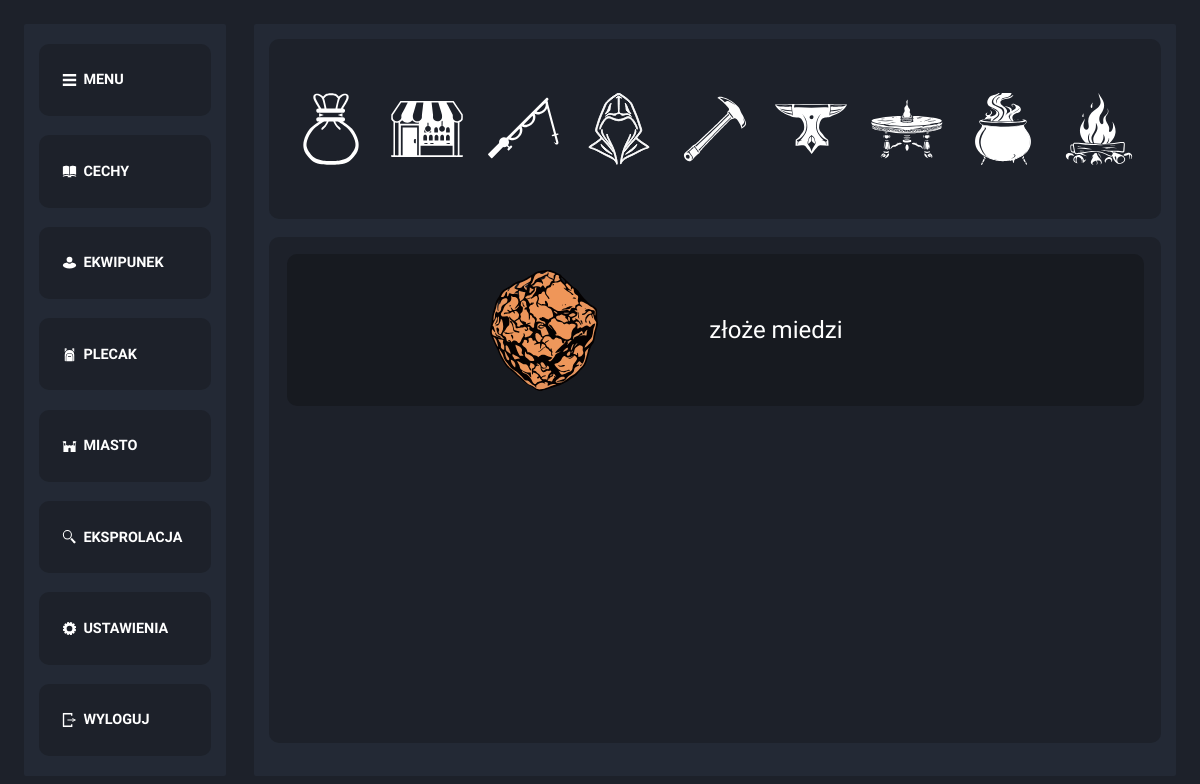
The app's page /city/mining.php (signed in) with its own data.
### tables this page shows
CREATE TABLE `mine` (
  `ID` int(11) NOT NULL,
  `name` text NOT NULL,
  `Item_ID` int(11) NOT NULL,
  `drop_chance` int(11) NOT NULL,
  `lvl` int(11) NOT NULL,
  `speed` float NOT NULL
);

CREATE TABLE `items` (
  `ID` int(11) NOT NULL,
  `type` varchar(255) NOT NULL,
  `name` varchar(255) NOT NULL,
  `description` varchar(255) NOT NULL,
  `image` varchar(255) NOT NULL,
  `price` int(11) NOT NULL,
  `P_dmg` int(11) NOT NULL DEFAULT 0,
  `S_dmg` int(11) NOT NULL DEFAULT 0,
  `B_dmg` int(11) NOT NULL DEFAULT 0,
  `A_s` int(11) NOT NULL DEFAULT 0,
  `F_dmg` int(11) NOT NULL DEFAULT 0,
  `I_dmg` int(11) NOT NULL DEFAULT 0,
  `E_dmg` int(11) NOT NULL DEFAULT 0,
  `P_def` int(11) NOT NULL DEFAULT 0,
  `S_def` int(11) NOT NULL DEFAULT 0,
  `B_def` int(11) NOT NULL DEFAULT 0,
  `F_def` int(11) NOT NULL DEFAULT 0,
  `I_def` int(11) NOT NULL DEFAULT 0,
  `E_def` int(11) NOT NULL DEFAULT 0,
  `ADD_def` int(11) NOT NULL DEFAULT 0,
  `ADD_atk` int(11) NOT NULL DEFAULT 0,
  `ADD_hp` int(11) NOT NULL DEFAULT 0,
  `weapon_type` text NOT NULL DEFAULT 'none',
  `equipable` tinyint(1) NOT NULL DEFAULT 0
);

### city/mining.php (the view, shortened to what this page needs)
<!DOCTYPE html>
<html lang="en">
<head>
    <link rel="stylesheet" href="style_resorces.css">
</head>
<body>
<aside id="menu">
        <section class="menu" onclick="hide()">
            <div class="menu_icon"><img src="../icons/menu.svg" alt=""></div>
            <div class="menu_text">MENU</div>
        </section>
        <section class="menu" onclick="character()">
            <div class="menu_icon"><img src="../icons/skill.svg" alt=""></div>
            <div class="menu_text">CECHY</div>
        </section>
        <section class="menu" onclick="equipment()">
            <div class="menu_icon"><img src="../icons/equipment.svg" alt=""></div>
            <div class="menu_text">EKWIPUNEK</div>
        </section>
        <section class="menu" onclick="backpack()">
            <div class="menu_icon"><img src="../icons/backpack.svg" alt=""></div>
            <div class="menu_text">PLECAK</div>
        </section>
        <section class="menu" onclick="city()">
            <div class="menu_icon"><img src="../icons/city.svg" alt=""></div>
            <div class="menu_text">MIASTO</div>
        </section>
        <section class="menu" onclick="exploration()">
            <div class="menu_icon"><img src="../icons/explor.svg" alt=""></div>
            <div class="menu_text">EKSPROLACJA</div>
        </section>
        <section class="menu" onclick="settings()">
            <div class="menu_icon"><img src="../icons/settings.svg" alt=""></div>
            <div class="menu_text">USTAWIENIA</div>
        </section>
        <section class="menu" onclick="logout()">
            <div class="menu_icon"><img src="../icons/logout.svg" alt=""></div>
            <div class="menu_text">WYLOGUJ</div>
        </section>
    </aside>
    <main id="glowny">
        <section class="header">
            <section><img src="../icons/merchant.svg" alt="market" onclick="merchant()"></section>
            <section><img src="../icons/market.svg" alt="market" onclick="market()"></section>
            <section><img src="../icons/fishing.svg" alt="market"onclick="fishing()"></section>
            <section><img src="../icons/hood.svg" alt="market" onclick="sneak()"></section>
            <section><img src="../icons/pickaxe.svg" alt="market" onclick="mine()"></section>
            <section><img src="../icons/anvil.svg" alt="market"onclick="blacksmith()"></section>
            <section><img src="../icons/enchant.svg" alt="market"onclick="magic()"></section>
            <section><img src="../icons/alchemy.svg" alt="market"onclick="alchemy()"></section>
            <section><img src="../icons/cook.svg" alt="market"onclick="cook()"></section>
        </section>
        <section class="location">
        <?php
            $connect=mysqli_connect("localhost","root","","rpg");
            $sql="SELECT * FROM skill WHERE ID={$_SESSION["LOG-IN"]}";
            $resoult=mysqli_query($connect,$sql);
            $row=mysqli_fetch_assoc($resoult);
            $lvl=$row['SMITHING'];
            $sql="SELECT mine.name as name,image,mine.id as id FROM mine JOIN items ON items.ID=mine.Item_ID WHERE lvl<={$lvl}";
            $resoult=mysqli_query($connect,$sql);
            while($row=mysqli_fetch_assoc($resoult))
            {
                echo"
                <section class='source' onclick='dig({$row['id']})'>
                    <img src='../items/{$row['image']}' alt='{$row['image']}'>
                    <span>{$row['name']}</span>
                </section>
                ";
            }
        ?>
        </section>
    </main>
</body>
</html>

### city/style_resorces.css (style rules this page uses)
body,html { padding: 0; margin: 0; width: 100%; height: 100%; }
* { font-family: "Comfortaa", Verdana, Geneva, Tahoma, sans-serif; color: white; font-size: 2svw; transition: 1s ease; border-radius: 10px; }
body { display: flex; flex-wrap: wrap; background-color: #1d212a; box-sizing: border-box; padding: 2%; overflow: hidden; }
main { width: 80%; height: 100%; background-color: #232935; border: 3px #232935 solid; border-radius: 2px; transition: 1s ease; padding: 1%; display: flex; box-sizing: border-box; flex-wrap: wrap; position: relative; animation:normal 3s main; }
aside { right: 0%; width: 17.5%; margin-right: 2.5%; height: 100%; background-color: #232935; box-sizing: border-box; border: 3px #232935 solid; border-radius: 2px; transition: 1s ease; display: flex; flex-wrap: wrap; padding: 1%; align-items: center; }
.menu { display: flex; align-items: center; justify-content: center; width: 100%; margin-bottom: 5%; height: 10%; background-color: #1d212a; overflow: hidden; box-sizing: border-box; padding: 10%; transition: 0.5s ease; }
.menu:last-child { margin-bottom: 0px; }
span { text-align: center; }
.menu_icon>img { width: 70%; aspect-ratio: 1; }
.menu>div { opacity: 1; display: flex; align-items: center; transition: 1s ease; height: 100%; }
.menu_icon { width: 20%; justify-content: center; }
.menu_text { width: 80%; justify-content: left; font-size: 1.2svw; font-weight: bold; color: white; }
.header { width: 100%; height: 25%; background-color: #1d212a; justify-content: center; box-sizing: border-box; display: flex; flex-wrap: wrap; justify-content: center; align-items: center; }
.header>section { width: 6svw; height: 6svw; margin: 0 1svw; aspect-ratio: 1; }
.header>section>img { height: 100%; width: 100%; }
.location { height: 70%; background-color: #1d212a; width: 100%; padding: 0 2%; box-sizing: border-box; overflow-y: auto; overflow-x:hidden; }
.source { box-sizing: border-box; margin: 2% 0; height: 30%; width: 100%; background-color: #171a20; align-items: center; justify-content: center; display: flex; }
.source>span { height: 100%; width: 40%; display: flex; justify-content: center; align-items: center; }
.source>img { height: 80%; }

### records on screen
mine: Item_ID.image (picture), name "złoże miedzi"
